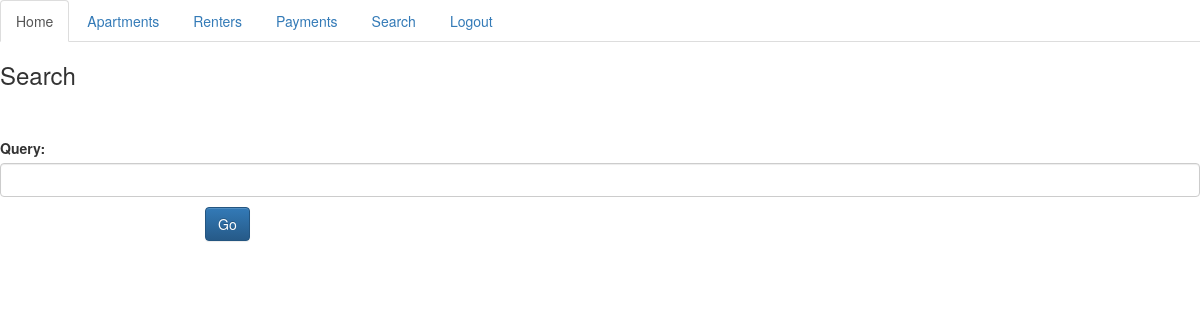
Before: /search/ (signed in) with the older database file.
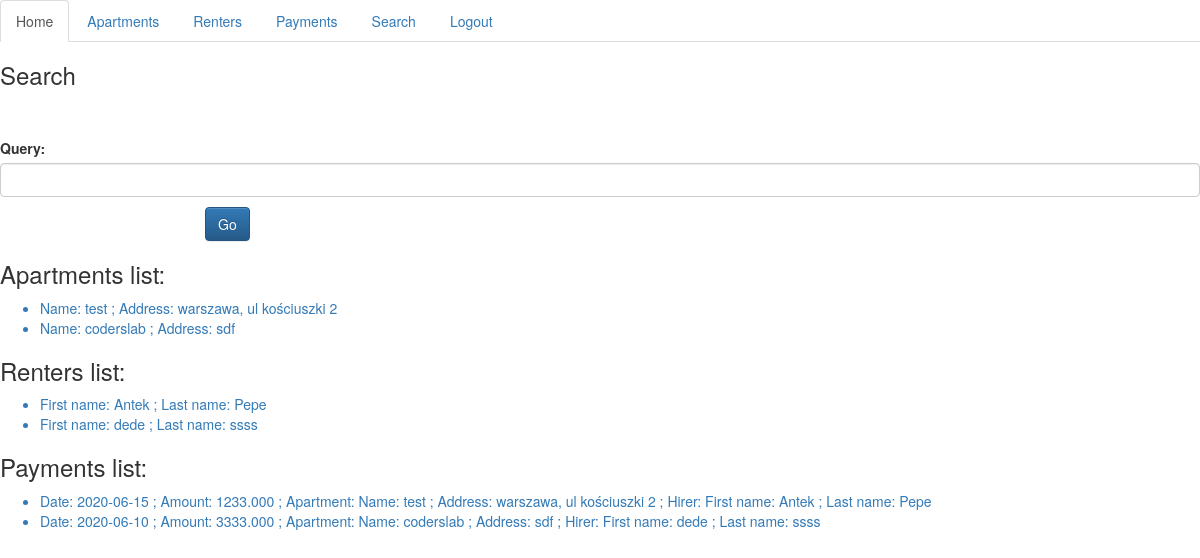
After: the same page with the newer database file.
### handling/models.py (models this page shows, shortened)
class Apartments(models.Model):
    name = models.CharField(max_length=250)
    address = models.CharField(max_length=250)
    equipment = models.TextField()
    description = models.TextField()
    def __str__(self):
        return f'Name: {self.name} ; Address: {self.address}'
    def get_detail_url(self):
        return f'/apartments/{self.id}'

class Renters(models.Model):
    first_name = models.CharField(max_length=100)
    last_name = models.CharField(max_length=100)
    apartment = models.ForeignKey(Apartments,on_delete=models.CASCADE)
    def __str__(self):
        return f'First name: {self.first_name} ; Last name: {self.last_name} '#; Apartment: {self.apartment}'
    def get_detail_url(self):
        return f'/renters/{self.id}'

class Payments(models.Model):
    date = models.DateField()
    amount = models.DecimalField(max_digits=8, decimal_places=3)
    renter = models.ForeignKey(Renters, on_delete=models.CASCADE)
    apartment = models.ForeignKey(Apartments,on_delete=models.CASCADE)
    def __str__(self):
        return f'Date: {self.date} ; Amount: {self.amount} ; Apartment: {self.apartment} ; Hirer: {self.renter}'
    def get_detail_url(self):
        return f'/payments/{self.id}'

### handling/views.py (the view)
# urls.py: path('search/', views.SearchDatas.as_view(),name='search'),
class SearchDatas(LoginRequiredMixin,View):
    def get(self,request):
        search_form = SearchForm
        aparts,rent,pay= self.search(request)
        context = {'search_form':search_form, 'objects_apartments':aparts,'objects_renters':rent,'objects_payments':pay}
        return render(request,'search.html',context)
    def search(self,request):
        search_form = SearchForm(request.GET)
        search_form.is_valid()
        a_name = search_form.cleaned_data.get('query', "")
        a_address = search_form.cleaned_data.get('query', "")
        a_equipment = search_form.cleaned_data.get('query', "")
        a_description = search_form.cleaned_data.get('query', "")
        a1 = Q(name__icontains=a_name)
        a2 = Q(address__icontains=a_address)
        a3 = Q(equipment__icontains=a_equipment)
        a4 = Q(description__icontains=a_description)
        aparts = Apartments.objects.filter(a1 | a2 | a3 | a4)
        r_first = search_form.cleaned_data.get('query', "")
        r_last = search_form.cleaned_data.get('query', "")
        r1 = Q(first_name__icontains=r_first)
        r2 = Q(last_name__icontains=r_last)
        rent = Renters.objects.filter(r1 | r2 )
        p_date = search_form.cleaned_data.get('query', "")
        p_amount = search_form.cleaned_data.get('query', "")
        p1 = Q(date__icontains=p_date)
        p2 = Q(amount__icontains=p_amount)
        pay = Payments.objects.filter(p1 | p2 )
        return aparts,rent,pay

### handling/templates/search.html
{% extends 'base.html' %}
{% block content %}
<h3> Search </h3><br><br>
    <form class="form-horizontal" method="GET" >
    {{ search_form.as_p }}
    <div class="form-group">
      <div class="col-sm-offset-2 col-sm-10">
        <button type="submit" class="btn btn-default">Go</button>
      </div>
    </div>
</form>
{% if objects_apartments %}
<h3>Apartments list:</h3>
<ul>
{% for object in objects_apartments %}
    <a href="{{ object.get_detail_url }}"> <li class="{{ class }}"> {{ object }}</li></a>
{% endfor %}
</ul>
{% endif %}
{% if objects_renters %}
<h3>Renters list:</h3>
<ul>
{% for object in objects_renters %}
    <a href="{{ object.get_detail_url }}"> <li class="{{ class }}"> {{ object }}</li></a>
{% endfor %}
</ul>
{% endif %}
{% if objects_payments %}
<h3>Payments list:</h3>
<ul>
{% for object in objects_payments %}
    <a href="{{ object.get_detail_url }}"> <li class="{{ class }}"> {{ object }}</li></a>
{% endfor %}
</ul>
{% endif %}
{% endblock %}

### handling/templates/base.html (shortened to what this page needs)
<!DOCTYPE html>
<html lang="en">
<head>
    {% load static %}
    <link rel="stylesheet" href="{% static 'handling/css/bootstrap.css' %}">
    <link rel="stylesheet" href="https://stackpath.bootstrapcdn.com/bootstrap/3.4.1/css/bootstrap.min.css">
    <link rel="stylesheet" href="https://stackpath.bootstrapcdn.com/bootstrap/3.4.1/css/bootstrap-theme.min.css">
</head>
{% if user.is_authenticated %}
<body>
<ul class="nav nav-tabs">
  <li role="presentation" class="active"><a href="/">Home</a></li>
  <li role="presentation"><a href="{% url 'apartments' %}">Apartments</a></li>
  <li role="presentation"><a href="{% url 'renters' %}">Renters</a></li>
  <li role="presentation"><a href="{% url 'payments' %}">Payments</a></li>
  <li role="presentation"><a href="{% url 'search' %}">Search</a></li>
  <li role="presentation"><a href="{% url 'logout' %}">Logout</a></li>
</ul>
    {% block content %}
    {% endblock %}
</body>
{% else %}
  <p>You are not logged in</p>
  <a href="{% url 'login' %}">login</a>
{% endif %}
</html>

Changed rows visible on the page:
added Apartments: name+address "Name: test ; Address: warszawa, ul kościuszki 2"
added Apartments: name+address "Name: coderslab ; Address: sdf"
added Renters: first_name+last_name "First name: Antek ; Last name: Pepe"
added Renters: first_name+last_name "First name: dede ; Last name: ssss"
added Payments: date+amount+apartment "Date: 2020-06-15 ; Amount: 1233.000 ; Apartment: Name: test ; Address: warszawa, ul kościuszki 2 ; Hirer: First name: Antek ; Last name: Pepe"
added Payments: date+amount+apartment "Date: 2020-06-10 ; Amount: 3333.000 ; Apartment: Name: coderslab ; Address: sdf ; Hirer: First name: dede ; Last name: ssss"
Other visible differences:
text now shown: "Apartments list: Renters list: Payments list:"
